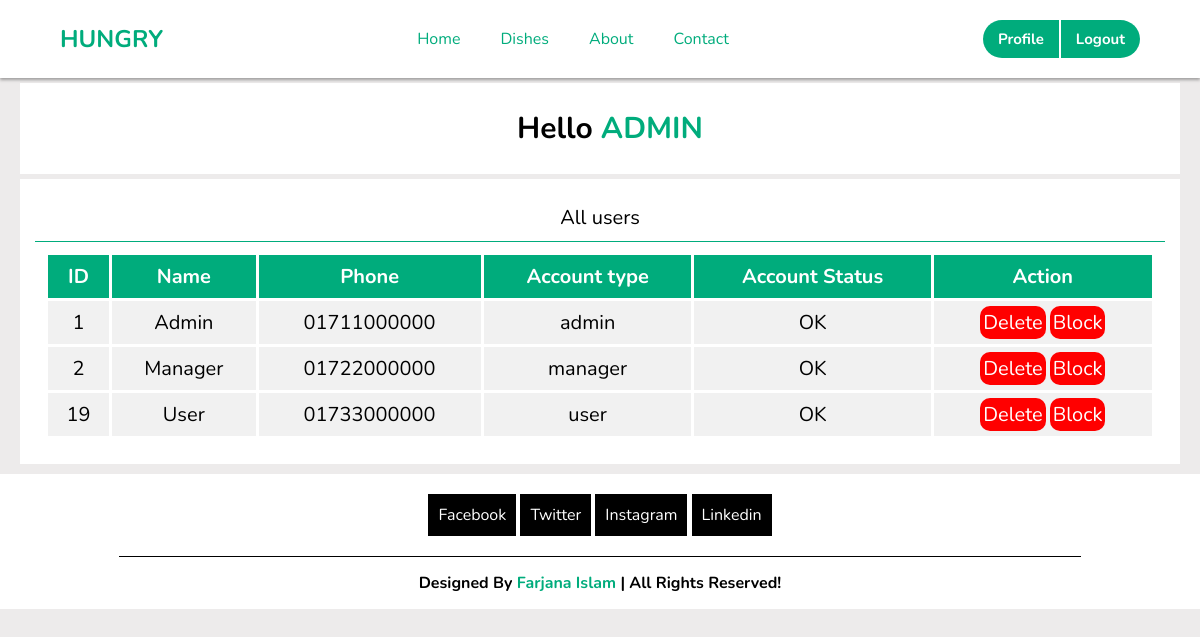
The page /admin_profile.php (signed in) on the database its author committed.
### tables this page shows
CREATE TABLE `user` (
  `id` int(40) NOT NULL,
  `Name` varchar(50) NOT NULL,
  `Password` varchar(50) NOT NULL,
  `Phone` varchar(15) NOT NULL,
  `Address` varchar(100) NOT NULL,
  `acc_type` varchar(50) NOT NULL,
  `Status` varchar(10) NOT NULL DEFAULT 'customer'
);

### admin_profile.php (the view, shortened to what this page needs)
<?php
include_once 'header.php';
?>
<!DOCTYPE html>
<html lang="en">
<head>
    <link rel="stylesheet" href="style.css">
</head>
<body>
<div class="holder">
    <div class="user_name">Hello <span><?php echo $_SESSION['username']; ?></span></div>
</div>
<div class="holder">
    <div class="title">
        <div class="c01" style="margin: auto;">All users</div>
    </div>
    <div class="box">
    <?php
    $sql="select * from user";
    echo '<table style="width:100%">
      <tr>
          <th>ID</th>
          <th>Name</th>
          <th>Phone</th>
		  <th>Account type</th>
          <th>Account Status</th>
          <th width="20%"> Action</th>
      </tr>';
    $res=mysqli_query($con, $sql);
    while($row=mysqli_fetch_assoc($res)){
        $id=$row ['id'];
        $name=$row ['Name'];
        $num=$row['Phone'];
        $type=$row ['acc_type'];
        $status=$row['Status'];
        if($status==0){
            $statusup='Blocked';
        }elseif($status==1){
            $statusup='OK';
        }
        echo '
      <tr>
          <td>'.$id.'</td>
          <td>'.$name.'</td>
          <td>'.$num.'</td>
		  <td>'.$type.'</td>
          <td>'.$statusup.'</td>';
          if($status==1){
            echo '
            <td><a href="delete.php?deleteid=' . $id . '" class="btn">Delete</a><a href="block.php?blockid=' . $id . '" class="btn">Block</a></td>
            </tr>';
           }elseif($status==0){
              echo '
            <td><a href="delete.php?deleteid=' . $id . '" class="btn">Delete</a><a href="unblock.php?unblockid=' . $id . '" class="btn" style="background-color:#00AC7C">Unblock</a></td>
            </tr> ';
           };
    }
    echo '</table>';
    ?>
    </div>
</div>
<?php
include_once 'footer.php';
?>
</body>
</html>

### header.php (shortened to what this page needs)
<!DOCTYPE html>
<html lang="en">
<head>
    <link rel="stylesheet" href="style.css">
</head>
<body>
<header>
<div class="nav-logo">
   <h2><a href="index.php">HUNGRY</a></h2>
</div>
<div class="nav-items">
   <ul>
      <li><a href="index.php">Home</a></li>
      <li><a href="dishes.php">Dishes</a></li>
      <li><a href="about.php">About</a></li>
      <li><a href="contact.php">Contact</a></li>
   </ul>
</div>
<?php
if(!isset($_SESSION['username'])){
   echo '<div class="nav-button"><a href="login.php"><button class="b1">Login</button></a><a href="signup.php"><button class="b2">Signup</button></a></div>';
}
elseif($_SESSION['acc_type']=='user'){
   echo '<div class="nav-button"><a href="user_profile.php"><button class="b1">Profile</button></a><a href="cart.php"><button class="b3">Cart</button></a><a href="logout.php"><button class="b2">Logout</button></a></div>';
}
elseif($_SESSION['acc_type']=='manager'){
   echo '<div class="nav-button"><a href="manager_profile.php"><button class="b1">Profile</button></a><a href="logout.php"><button class="b2">Logout</button></a></div>';
}elseif($_SESSION['acc_type']=='admin'){
   echo '<div class="nav-button"><a href="admin_profile.php"><button class="b1">Profile</button></a><a href="logout.php"><button class="b2">Logout</button></a></div>';
}
?>
</header>
</body>
</html>

### footer.php (shortened to what this page needs)
<!DOCTYPE html>
<html lang="en">
<head>
    <link rel="stylesheet" href="style.css">
</head>
<body>
    <div class="footer_container">
        <div class="social">
            <a class="social_link social_fb" href="https://facebook.com" target="_blank">Facebook</a>
            <a class="social_link social_tw" href="https://twitter.com" target="_blank">Twitter</a>
            <a class="social_link social_in" href="https://instagram.com" target="_blank">Instagram</a>
            <a class="social_link social_ln" href="https://www.linkedin.com/" target="_blank">Linkedin</a>
        </div>
        <hr width="80%" color="black" size="1px">
        <div class="footer_text">
        Designed By <span style="color:#00AC7C ;">Farjana Islam</span> | All Rights Reserved!
        </div>
    </div>
</body>
</html>

### style.css (style rules this page uses)
:root { --bgclr: rgb(241, 241, 241); --clrg: #00AC7C; --clrb: #8083FF; --clrbl: black; }
* { margin: 0; padding: 0; font-family: 'Nunito'; }
body { background-color: rgb(237, 235, 235); }
header { position: sticky; z-index: 1; top: 0px; display: flex; justify-content: space-between; align-items: center; background-color: white; padding: 20px 5%; box-shadow: 0 2px 3px rgba(0, 0, 0, 0.338); }
.nav-logo a { cursor: pointer; text-decoration: none; color: var(--clrg); }
.nav-items ul { list-style-type: none; display: flex; }
.nav-items ul li { background-color: none; padding: 0 20px; }
.nav-items ul a { text-decoration: none; color: var(--clrg); transition: 0.3s ease; }
.nav-button button { padding: 9px 15px; font-size: 15px; color: white; background-color: var(--clrg); border: none; cursor: pointer; }
.b1 { font-weight: bold; margin-right: 1px; border-radius: 25% 0% 0% 25% / 50% 0% 0% 50%; transition: 0.2s; }
.b2 { font-weight: bold; margin-left: 1px; border-radius: 0% 25% 25% 0% / 0% 50% 50% 0%; transition: 0.2s; }
.footer_container { margin-top: 10px; width: 100%; background-color: white; box-sizing: border-box; }
.social { width: 100%; padding: 30px; text-align: center; box-sizing: border-box; }
.social .social_link { padding: 10px; background-color: var(--clrbl); }
.social a { text-decoration: none; color: white; }
hr { margin: auto; }
.footer_text { width: 100%; padding: 15px; text-align: center; color: var(--clrbl); font-weight: bold; box-sizing: border-box; }
.btn { box-sizing: border-box; background-color: var(--clrg); padding: 10px 20px; text-decoration: none; color: white; border-radius: 10px; transition: 0.2s; }
.holder { background-color: white; margin: 5px 20px; padding: 15px; }
.holder .user_name { width: 100%; font-size: 30px; font-weight: bold; padding: 10px; text-align: center; }
.holder .user_name span { color: #00AC7C; text-transform: uppercase; }
.holder .title { padding: 10px; border-bottom: 1px solid var(--clrg); font-size: 20px; display: flex; justify-content: space-between; align-items: center; }
.holder .box { padding: 10px; font-size: 20px; }
.holder .box table { border-collapse: collapse; text-align: center; }
.holder .box th { background-color: #00AC7C; color: white; font-weight: bold; }
.holder .box th, .holder .box td { padding: 8px; }
.holder .box tr { background-color: var(--bgclr) }
.holder .box table a { background-color: red; margin: 2px; padding: 3px; font-weight: normal; }
.holder .box th, .holder .box td, .holder .box table { border: 3px solid white; }

### rows shown on the page
user: id "1", Name "Admin", Phone "01711000000", acc_type "admin", Status "OK"
user: id "2", Name "Manager", Phone "01722000000", acc_type "manager", Status "OK"
user: id "19", Name "User", Phone "01733000000", acc_type "user", Status "OK"

### other values the page prints
$_SESSION['username'] "ADMIN"
